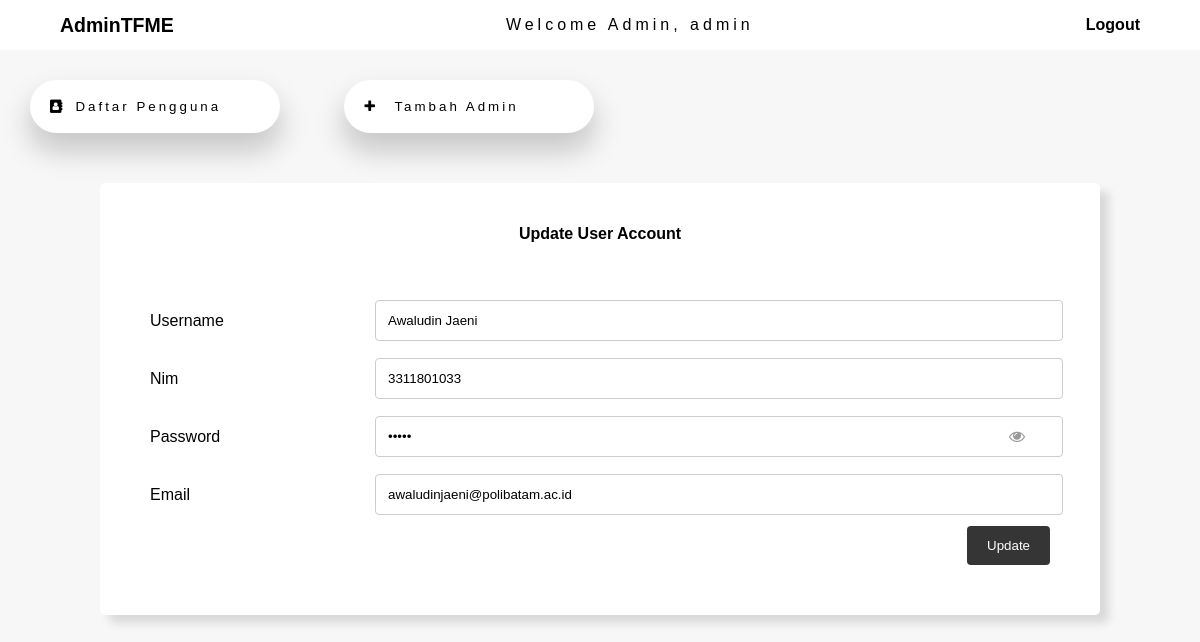
/admin/ubah.php?id=25 (signed in), run on the app's committed database.
### tables this page shows
CREATE TABLE `tb_user` (
  `id` int(11) NOT NULL,
  `nama` varchar(50) NOT NULL,
  `psw` varchar(50) NOT NULL,
  `depart` varchar(100) NOT NULL,
  `email` varchar(50) NOT NULL,
  `nim` varchar(10) NOT NULL,
  `lastactivity` datetime NOT NULL DEFAULT current_timestamp(),
  `logout` datetime NOT NULL DEFAULT current_timestamp()
);

### admin/functions.php (called while the page is built, shortened)
<?php
$conn = mysqli_connect("localhost", "root", "", "interactive");
function query($query){
    global $conn;
    $result = mysqli_query($conn, $query);
    $rows = [];
    while ( $row = mysqli_fetch_assoc($result)){
        $rows[] = $row;
    }
    return $rows;
    var_dump($rows);
}
?>

### admin/ubah.php (the view, shortened to what this page needs)
<?php
require "functions.php";
$id = $_GET["id"];
$mhs = query("SELECT* FROM tb_user WHERE id = $id")[0];
?>
<!DOCTYPE html>
<html lang="en">
<head>
    <link rel="stylesheet" href="css/ubah.css">
    <link rel="stylesheet" href="css/tambah-admin.css">
    <link rel="stylesheet" href="https://stackpath.bootstrapcdn.com/font-awesome/4.7.0/css/font-awesome.min.css">
</head>
<body>
    <nav>
        <div class="kiri">
            <h2>AdminTFME</h2>
        </div>
        <div class="title">
            <p>Welcome Admin, <?= $_SESSION["adm"]["username"] ?></p>
        </div>
        <div class="kanan">
            <a href="logout.php">Logout</a>
        </div>
    </nav>
    <div class="sidebar">
        <a href="index.php" class="btn active"><button><i class="fa fa-address-book fa-sm" aria-hidden="true"></i>Daftar
                Pengguna</button></a>
        <a href="tambahAdmin.php" class="btn"><button><i class="fa fa-plus" aria-hidden="true"></i> Tambah
                Admin</button></a>
    </div>
    <section>
        <div class="container box">
            <h4>
                <center>Update User Account</center>
            </h4>
            <form action="" method="post">
                <div class="row">
                    <div class="col-25">
                        <label for="fname">Username</label>
                    </div>
                    <div class="col-75" >
                        <input type="text" style="text-transform: capitalize;" id="fname" name="firstname" value="<?= $mhs["nama"]; ?>">
                    </div>
                </div>
                <div class="row">
                    <div class="col-25">
                        <label for="nim">Nim</label>
                    </div>
                    <div class="col-75">
                        <input type="text" id="nim" name="nim" value="<?= $mhs["nim"]; ?>">
                    </div>
                </div>
                <div class="row">
                    <div class="col-25">
                        <label for="password">Password</label>
                    </div>
                    <div class="col-75">
                        <i class="fa fa-eye" id="eye"></i>
                        <input type="password" id="pwd" name="password" value="<?= $mhs["psw"]; ?>">
                    </div>
                </div>
                <div class="row">
                    <div class="col-25">
                        <label for="text">Email</label>
                    </div>
                    <div class="col-75">
                        <input type="email" id="text" name="email" value="<?= $mhs["email"]; ?>">
                    </div>
                </div>
                <div class="row">
                    <input type="submit" value="Update" name="submit">
                </div>
            </form>
        </div>
    </section>
</body>
</html>

### admin/css/ubah.css (style rules this page uses)
form { padding: 20px; box-sizing: border-box; }
section { margin-top: 20px; display: flex; justify-content: center; }
.box { box-shadow: 9px 8px 10px 0px rgba(0,0,0,0.12); }
.col-75 { position: relative; }
.col-75 i { position: absolute; top: 0; right: 0; transform: translate(-25px, 12px); color: #999; cursor: pointer; }

### admin/css/tambah-admin.css (style rules this page uses)
* { font-family: Helvetica, Arial, sans-serif; }
body { margin: 0; background-color: rgb(247, 247, 247); }
h2 { margin: 15px 0 15px 0; text-align: center; }
nav { display: flex; flex: 1; justify-content: space-between; width: 100%; align-items: center; height: 50px; background-color: white; }
nav div { margin: 60px; }
nav .kiri { font-size: 13px; }
nav .title { font-weight: 400px; letter-spacing: 4px; }
nav .kanan a { font-weight: 700; color: black; text-decoration: none; }
input[type=text], input[type=password], input[type=email], select, textarea { width: 98%; padding: 12px; border: 1px solid #ccc; border-radius: 4px; resize: vertical; }
label { padding: 12px 12px 12px 0; display: inline-block; }
input[type=submit] { background-color: rgb(53, 53, 53); color: white; padding: 12px 20px; border: none; border-radius: 4px; cursor: pointer; float: right; }
.container { z-index: 6; width: 80%; margin: auto; border-radius: 5px; background-color: #ffffff; padding: 20px; }
.col-25 { float: left; width: 25%; margin-top: 6px; }
.col-75 { float: left; width: 75%; margin-top: 6px; }
.col-75 { position: relative; }
.col-75 i { position: absolute; top: 0; right: 0; transform: translate(-25px, 12px); color: #999; cursor: pointer; }
.row { margin: 10px; }
.row:after { content: ""; display: table; clear: both; }
.sidebar button { width: 250px; border: none; flex-direction: column; height: auto; color: black; text-decoration: none; margin: 10px; padding: 10px; box-sizing: border-box; border-radius: 30px; cursor: pointer; background-color: white; box-shadow: 0px 17px 28px 2px rgba(0, 0, 0, 0.19); }
.sidebar a button i { padding: 10px; }
.sidebar a button { text-align: left; box-sizing: border-box; display: inline-block; letter-spacing: 3px; font-weight: 530; margin: 30px 30px; text-decoration: none; color: black; }
button,input:focus { outline: 0; }

### data on the page
tb_user: firstname "awaludin jaeni", nim "3311801033", email "awaludinjaeni@polibatam.ac.id"

### other printed values
$_SESSION["adm"]["username"] "admin"
